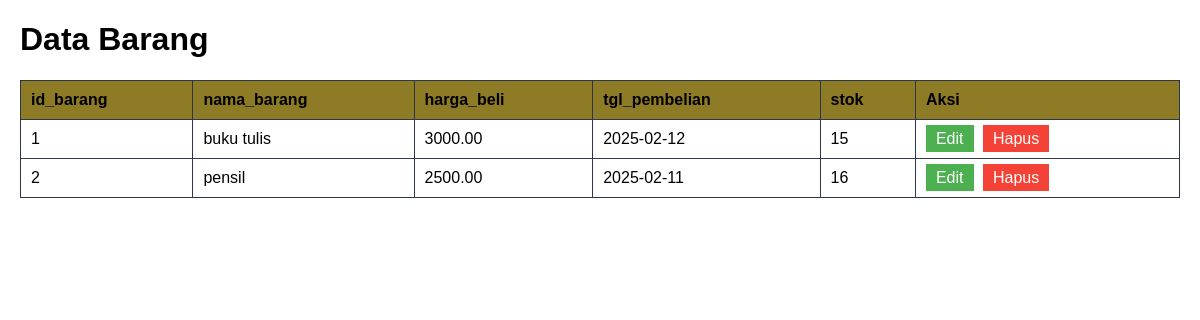
The app's page /public/data_list.php (signed in) with its own data.
### tables this page shows
CREATE TABLE `barang` (
  `id_barang` int(11) NOT NULL,
  `nama_barang` varchar(255) NOT NULL,
  `harga_beli` decimal(10,2) NOT NULL,
  `tgl_pembelian` date NOT NULL,
  `stok` varchar(255) NOT NULL
);

### public/data_list.php (the view, shortened to what this page needs)
<?php
require_once __DIR__ . '/../app/database.php';
$page = $_GET['page'] ?? 'barang';
$action = $_GET['action'] ?? null;
$tables = [
  'barang' => 'Barang',
  'pelanggan' => 'Pelanggan',
  'users' => 'Users'
];
$title = $tables[$page];
$stmt = $conn->prepare("SHOW KEYS FROM $page WHERE Key_name = 'PRIMARY'");
$stmt->execute();
$primaryKey = $stmt->fetch(PDO::FETCH_ASSOC)['Column_name'] ?? 'id';
$stmt = $conn->prepare("SELECT * FROM $page");
$stmt->execute();
$data = $stmt->fetchAll(PDO::FETCH_ASSOC);
?>
<!DOCTYPE html>
<html lang="id">
<head>
</head>
<body>
  <h1>Data <?= $title; ?></h1>
  <?php if ($action === 'edit' && isset($editData)): ?>
    <h2>Edit Data</h2>
    <form method="POST">
      <?php foreach ($editData as $field => $value): ?>
        <label><?= ucfirst($field); ?>:</label>
        <input type="text" name="<?= $field; ?>" value="<?= htmlspecialchars($value); ?>" required><br><br>
      <?php endforeach; ?>
      <button type="submit">Simpan</button>
      <a href="data_list.php?page=<?= $page; ?>">Batal</a>
    </form>
  <?php else: ?>
    <table>
      <thead>
        <tr>
          <?php if (!empty($data)): ?>
            <?php foreach (array_keys($data[0]) as $col): ?>
              <th><?= $col; ?></th>
            <?php endforeach; ?>
            <th>Aksi</th>
          <?php endif; ?>
        </tr>
      </thead>
      <tbody>
        <?php if (!empty($data)): ?>
          <?php foreach ($data as $row): ?>
            <tr>
              <?php foreach ($row as $key => $val): ?>
                <td><?= htmlspecialchars($val); ?></td>
              <?php endforeach; ?>
              <td>
                <a href="data_list.php?page=<?= $page; ?>&action=edit&id=<?= $row[$primaryKey]; ?>" class="btn edit">Edit</a>
                <a href="data_list.php?page=<?= $page; ?>&action=delete&id=<?= $row[$primaryKey]; ?>" class="btn delete" onclick="return confirm('Yakin ingin menghapus?');">Hapus</a>
              </td>
            </tr>
          <?php endforeach; ?>
        <?php else: ?>
          <tr>
            <td colspan="100%">Tidak ada data tersedia.</td>
          </tr>
        <?php endif; ?>
      </tbody>
    </table>
  <?php endif; ?>
</body>
</html>

### public/data_list.php (style rules this page uses)
body { font-family: Arial, sans-serif; margin: 20px; }
table { width: 100%; border-collapse: collapse; margin-top: 20px; }
th, td { border: 1px solid #2d3748; padding: 10px; text-align: left; }
th { background-color: rgb(142, 123, 37); }
.btn { padding: 5px 10px; text-decoration: none; margin-right: 5px; }
.edit { background-color: #4CAF50; color: white; }
.delete { background-color: #f44336; color: white; }

### records on screen
barang: id_barang "1", nama_barang "buku tulis", harga_beli "3000.00", tgl_pembelian "2025-02-12", stok "15"
barang: id_barang "2", nama_barang "pensil", harga_beli "2500.00", tgl_pembelian "2025-02-11", stok "16"

### other values on screen
$title "Barang"
$col "id_barang"
$col "nama_barang"
$col "harga_beli"
$col "tgl_pembelian"
$col "stok"
